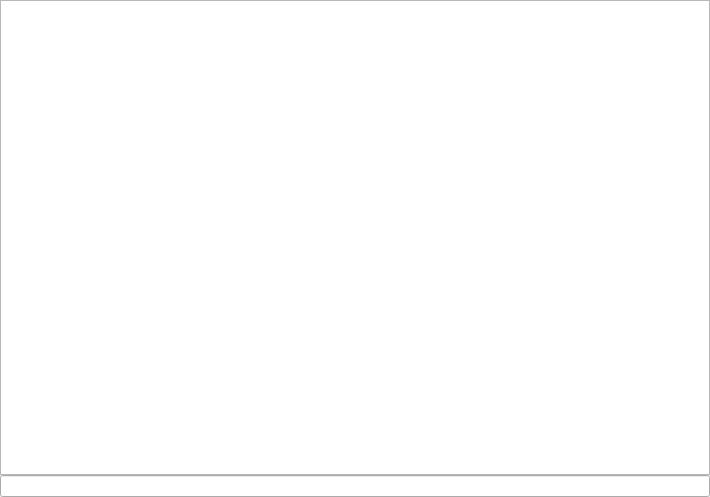
<?xml version="1.0" encoding="UTF-8"?>
<ui version="4.0">
 <class>Form</class>
 <widget class="QWidget" name="Form">
  <property name="geometry">
   <rect>
    <x>0</x>
    <y>0</y>
    <width>710</width>
    <height>497</height>
   </rect>
  </property>
  <property name="windowTitle">
   <string>Console</string>
  </property>
  <layout class="QGridLayout" name="gridLayout">
   <property name="margin">
    <number>0</number>
   </property>
   <property name="spacing">
    <number>0</number>
   </property>
   <item row="0" column="0">
    <widget class="QSplitter" name="splitter">
     <property name="orientation">
      <enum>Qt::Vertical</enum>
     </property>
     <widget class="QWidget" name="layoutWidget">
      <layout class="QVBoxLayout" name="verticalLayout">
       <property name="spacing">
        <number>0</number>
       </property>
       <item>
        <widget class="QPlainTextEdit" name="output">
         <property name="font">
          <font>
           <family>Monospace</family>
          </font>
         </property>
         <property name="readOnly">
          <bool>true</bool>
         </property>
        </widget>
       </item>
       <item>
        <layout class="QHBoxLayout" name="horizontalLayout">
         <property name="spacing">
          <number>0</number>
         </property>
         <item>
          <widget class="CmdInput" name="input"/>
         </item>
        </layout>
       </item>
      </layout>
     </widget>
    </widget>
   </item>
  </layout>
 </widget>
 <customwidgets>
  <customwidget>
   <class>CmdInput</class>
   <extends>QLineEdit</extends>
   <header>.CmdInput</header>
  </customwidget>
 </customwidgets>
 <resources/>
 <connections/>
</ui>
